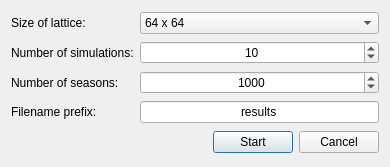
<?xml version="1.0" encoding="UTF-8"?>
<ui version="4.0">
 <class>BatchDialog</class>
 <widget class="QDialog" name="BatchDialog">
  <property name="geometry">
   <rect>
    <x>0</x>
    <y>0</y>
    <width>390</width>
    <height>167</height>
   </rect>
  </property>
  <property name="windowTitle">
   <string>Dialog</string>
  </property>
  <layout class="QGridLayout" name="gridLayout">
   <item row="0" column="0">
    <widget class="QLabel" name="labelSize">
     <property name="text">
      <string>Size of lattice:</string>
     </property>
    </widget>
   </item>
   <item row="0" column="1">
    <widget class="QComboBox" name="comboSize">
     <item>
      <property name="text">
       <string>64 x 64</string>
      </property>
     </item>
     <item>
      <property name="text">
       <string>128 x 128</string>
      </property>
     </item>
     <item>
      <property name="text">
       <string>256 x 256</string>
      </property>
     </item>
     <item>
      <property name="text">
       <string>512 x 512</string>
      </property>
     </item>
     <item>
      <property name="text">
       <string>1024 x 1024</string>
      </property>
     </item>
     <item>
      <property name="text">
       <string>128 x 64</string>
      </property>
     </item>
     <item>
      <property name="text">
       <string>256 x 128</string>
      </property>
     </item>
     <item>
      <property name="text">
       <string>512 x 256</string>
      </property>
     </item>
     <item>
      <property name="text">
       <string>1024 x 512</string>
      </property>
     </item>
    </widget>
   </item>
   <item row="1" column="0">
    <widget class="QLabel" name="labelSimulations">
     <property name="text">
      <string>Number of simulations:</string>
     </property>
    </widget>
   </item>
   <item row="1" column="1">
    <widget class="QSpinBox" name="spinBox">
     <property name="alignment">
      <set>Qt::AlignCenter</set>
     </property>
     <property name="minimum">
      <number>1</number>
     </property>
     <property name="maximum">
      <number>100</number>
     </property>
     <property name="value">
      <number>10</number>
     </property>
    </widget>
   </item>
   <item row="2" column="0">
    <widget class="QLabel" name="labelSeasons">
     <property name="text">
      <string>Number of seasons:</string>
     </property>
    </widget>
   </item>
   <item row="2" column="1">
    <widget class="QSpinBox" name="spinBoxSeasons">
     <property name="alignment">
      <set>Qt::AlignCenter</set>
     </property>
     <property name="minimum">
      <number>1</number>
     </property>
     <property name="maximum">
      <number>1000000</number>
     </property>
     <property name="value">
      <number>1000</number>
     </property>
    </widget>
   </item>
   <item row="3" column="0">
    <widget class="QLabel" name="labelFilenamePrefix">
     <property name="text">
      <string>Filename prefix:</string>
     </property>
    </widget>
   </item>
   <item row="3" column="1">
    <widget class="QLineEdit" name="lineEditFilenamePrefix">
     <property name="text">
      <string>results</string>
     </property>
     <property name="alignment">
      <set>Qt::AlignCenter</set>
     </property>
    </widget>
   </item>
   <item row="4" column="0" colspan="2">
    <layout class="QHBoxLayout" name="horizontalLayout">
     <item>
      <spacer name="horizontalSpacer">
       <property name="orientation">
        <enum>Qt::Horizontal</enum>
       </property>
       <property name="sizeHint" stdset="0">
        <size>
         <width>188</width>
         <height>24</height>
        </size>
       </property>
      </spacer>
     </item>
     <item>
      <widget class="QPushButton" name="startButton">
       <property name="text">
        <string>Start</string>
       </property>
      </widget>
     </item>
     <item>
      <widget class="QPushButton" name="cancelButton">
       <property name="text">
        <string>Cancel</string>
       </property>
      </widget>
     </item>
    </layout>
   </item>
  </layout>
 </widget>
 <resources/>
 <connections/>
</ui>
